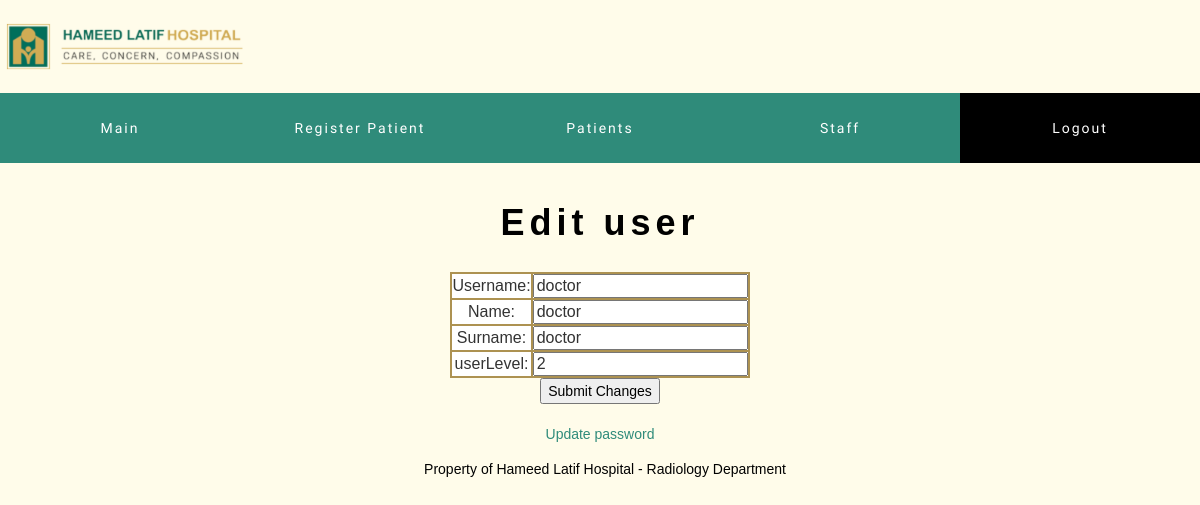
/editUser.php?id=2 (signed in), run on the app's committed database.
### tables this page shows
CREATE TABLE `User` (
  `id` int(11) NOT NULL,
  `username` varchar(32) NOT NULL,
  `password` varchar(64) DEFAULT '',
  `name` tinytext NOT NULL,
  `surname` tinytext NOT NULL,
  `userLevel` int(11) NOT NULL
);

### public/editUser.php (the view, shortened to what this page needs)
<?php require_once('../private/initialise.php'); ?>
    <div class="public">
        <?php include(SHARED_PATH . '/header.php'); ?>
        <?php
        $id = $_GET['id'];
$query = mysqli_query($db, "SELECT * FROM User WHERE id = '$id'") or die(mysqli_error());
if(mysqli_num_rows($query)>=1){
    while($row = mysqli_fetch_array($query)) {
        $username = $row['username'];
        $name = $row['name'];
        $surname = $row['surname'];
        $userLevel = $row['userLevel'];}}
        ?>
           <center>
               <h1>Edit user</h1>
<form method="post" id="form">
                                <div class="form-group" align="center">
                                    <table>
                                        <tr><td>Username:</td><td> <input required="" id="username"   onfocusout="isEmpty(this,'Username')" name="username" rows="1" cols="10" value=<?php echo $username; ?>></input></td></tr>
                                        <tr><td>Name:</td><td> <input  required="" id="name" onfocusout="isOnlyCharacter(this,'Name')" name="name" rows="1" cols="10" value=<?php echo $name; ?>></input></td></tr>
                                        <tr><td>Surname:</td><td> <input  required="" id="surname" onfocusout="isOnlyCharacter(this,'Surname')"  name="surname" rows="1" cols="10" value=<?php echo $surname; ?>></input></td></tr>
                                        <tr><td>userLevel:</td><td> <input value=<?php echo $userLevel; ?> type="number" required="" id="userLevel" onfocusout="isOnlyNumber(this,'userLevel')"  name="userLevel" rows="1" cols="10"></input></td></tr>
                                    </table>
                                <button type="button" onclick="validateForm()"><i class="far fa-save"></i> Submit Changes</button>
                            </form>
               <br><br>
               <td><a href=passwordReset.php?id=<?php echo $id; ?> class="tableButtons">Update password</a></td>
                      </center>
<?php include(SHARED_PATH . '/footer.php'); ?>

### public/stylesheets/service.css (style rules this page uses)
.public { margin: auto; background-color: #fffcea; color: black; font-family: "Trebuchet MS", Helvetica, sans-serif; position: relative; min-height: 100%; }
a { background-color: rgba(19, 126, 107, 0.86) !important; color: rgb(255, 255, 255); padding: 0.3em 1em; position: relative; text-decoration: none; text-transform: none !important; }
body { margin: 0px; background-color: white; color: rgb(117, 117, 117); font-family: "Trebuchet MS", Helvetica, sans-serif; position: relative; min-height: 100%; min-height: 100vh; }
h1 { text-align: center; letter-spacing: 2px; margin: 0px; color: #333; font-weight: 900 !important; }
label, input { display: block; }
h1 { letter-spacing: 5px; padding-top: 20px; padding-bottom: 20px; font-family: Roboto; }
table { border-collapse: collapse; margin: 0px 50px; }
th, td { border-collapse: collapse; border: 2px solid #ad9251; text-align: center; padding: 0px 0px !important; background-color: white; white-space: nowrap; }
.tableButtons { background-color: transparent !important; color: #2f8b7a !important; }

### data on the page
user: username "doctor", name "doctor", surname "doctor", userLevel "2"
